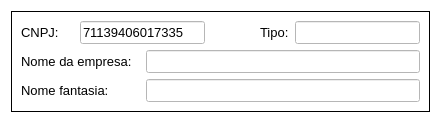
               <widget class="QFrame" name="frame_14">
                <property name="styleSheet">
                 <string notr="true">background-color: rgb(255, 255, 255);</string>
                </property>
                <property name="frameShape">
                 <enum>QFrame::NoFrame</enum>
                </property>
                <property name="frameShadow">
                 <enum>QFrame::Plain</enum>
                </property>
                <layout class="QGridLayout" name="gridLayout_43">
                 <item row="0" column="0">
                  <widget class="QFrame" name="frame_18">
                   <property name="frameShape">
                    <enum>QFrame::Box</enum>
                   </property>
                   <property name="frameShadow">
                    <enum>QFrame::Plain</enum>
                   </property>
                   <layout class="QGridLayout" name="gridLayout_44">
                    <item row="2" column="0" colspan="2">
                     <widget class="QLabel" name="label_18">
                      <property name="font">
                       <font>
                        <family>Arial</family>
                        <pointsize>10</pointsize>
                       </font>
                      </property>
                      <property name="text">
                       <string>Nome fantasia:</string>
                      </property>
                     </widget>
                    </item>
                    <item row="1" column="2" colspan="4">
                     <widget class="QLineEdit" name="nomeEmpresa">
                      <property name="font">
                       <font>
                        <family>Arial</family>
                        <pointsize>10</pointsize>
                       </font>
                      </property>
                      <property name="styleSheet">
                       <string notr="true">background-color: rgb(255, 255, 255);</string>
                      </property>
                      <property name="text">
                       <string/>
                      </property>
                     </widget>
                    </item>
                    <item row="0" column="0">
                     <widget class="QLabel" name="label_102">
                      <property name="font">
                       <font>
                        <family>Arial</family>
                        <pointsize>10</pointsize>
                       </font>
                      </property>
                      <property name="text">
                       <string>CNPJ:</string>
                      </property>
                     </widget>
                    </item>
                    <item row="2" column="2" colspan="4">
                     <widget class="QLineEdit" name="nomeFantazia">
                      <property name="font">
                       <font>
                        <family>Arial</family>
                        <pointsize>10</pointsize>
                       </font>
                      </property>
                      <property name="styleSheet">
                       <string notr="true">background-color: rgb(255, 255, 255);</string>
                      </property>
                      <property name="text">
                       <string/>
                      </property>
                     </widget>
                    </item>
                    <item row="1" column="0" colspan="2">
                     <widget class="QLabel" name="label_17">
                      <property name="font">
                       <font>
                        <family>Arial</family>
                        <pointsize>10</pointsize>
                       </font>
                      </property>
                      <property name="text">
                       <string>Nome da empresa:</string>
                      </property>
                     </widget>
                    </item>
                    <item row="0" column="1" colspan="2">
                     <widget class="QLineEdit" name="cnpj_consulta">
                      <property name="font">
                       <font>
                        <pointsize>10</pointsize>
                       </font>
                      </property>
                      <property name="styleSheet">
                       <string notr="true">background-color: rgb(255, 255, 255);</string>
                      </property>
                      <property name="text">
                       <string>71139406017335</string>
                      </property>
                     </widget>
                    </item>
                    <item row="0" column="5">
                     <widget class="QLineEdit" name="tipo_cnpj">
                      <property name="font">
                       <font>
                        <pointsize>10</pointsize>
                       </font>
                      </property>
                      <property name="styleSheet">
                       <string notr="true">background-color: rgb(255, 255, 255);</string>
                      </property>
                      <property name="text">
                       <string/>
                      </property>
                     </widget>
                    </item>
                    <item row="0" column="4">
                     <widget class="QLabel" name="label_103">
                      <property name="font">
                       <font>
                        <family>Arial</family>
                        <pointsize>10</pointsize>
                       </font>
                      </property>
                      <property name="text">
                       <string>Tipo:</string>
                      </property>
                     </widget>
                    </item>
                    <item row="0" column="3">
                     <widget class="QPushButton" name="consultar_cnpj">
                      <property name="font">
                       <font>
                        <pointsize>10</pointsize>
                        <weight>75</weight>
                        <bold>true</bold>
                       </font>
                      </property>
                      <property name="cursor">
                       <cursorShape>PointingHandCursor</cursorShape>
                      </property>
                      <property name="mouseTracking">
                       <bool>false</bool>
                      </property>
                      <property name="tabletTracking">
                       <bool>false</bool>
                      </property>
                      <property name="focusPolicy">
                       <enum>Qt::NoFocus</enum>
                      </property>
                      <property name="acceptDrops">
                       <bool>true</bool>
                      </property>
                      <property name="toolTip">
                       <string>Consultar CNPJ</string>
                      </property>
                      <property name="statusTip">
                       <string/>
                      </property>
                      <property name="accessibleName">
                       <string/>
                      </property>
                      <property name="accessibleDescription">
                       <string/>
                      </property>
                      <property name="layoutDirection">
                       <enum>Qt::LeftToRight</enum>
                      </property>
                      <property name="autoFillBackground">
                       <bool>false</bool>
                      </property>
                      <property name="styleSheet">
                       <string notr="true">background-color: rgb(85, 170, 255);</string>
                      </property>
                      <property name="inputMethodHints">
                       <set>Qt::ImhNone</set>
                      </property>
                      <property name="text">
                       <string/>
                      </property>
                      <property name="icon">
                       <iconset>
                        <normaloff>../Imagens/lupa.ico</normaloff>../Imagens/lupa.ico</iconset>
                      </property>
                      <property name="iconSize">
                       <size>
                        <width>23</width>
                        <height>30</height>
                       </size>
                      </property>
                      <property name="shortcut">
                       <string/>
                      </property>
                      <property name="checkable">
                       <bool>false</bool>
                      </property>
                      <property name="checked">
                       <bool>false</bool>
                      </property>
                      <property name="autoRepeat">
                       <bool>false</bool>
                      </property>
                      <property name="autoExclusive">
                       <bool>false</bool>
                      </property>
                      <property name="autoDefault">
                       <bool>true</bool>
                      </property>
                      <property name="default">
                       <bool>false</bool>
                      </property>
                      <property name="flat">
                       <bool>true</bool>
                      </property>
                     </widget>
                    </item>
                   </layout>
                  </widget>
                 </item>
                </layout>
               </widget>
